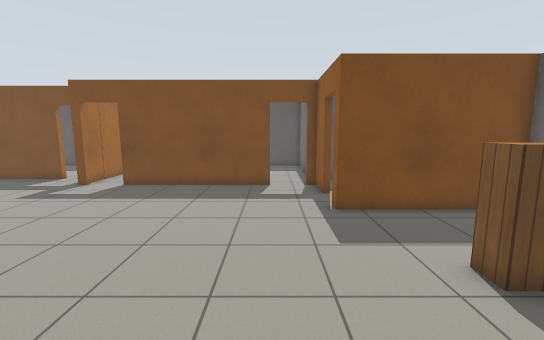
View 1 (above)

24 first-person views from a walk through a Gazebo world. The camera is 1.3 m above the floor, tilts 8° down and sees 90° across. The floor is counted in squares, 0.5 m on a side. Each view is taken from the middle of a square. On the plan, view 1 faces up. The plan holds only what a view shows up to about 18 squares ahead; the rest is blank. The robots in the file are not drawn. Gazebo's built-in surfaces are drawn with simple patterns. Surface patterns are stand-ins for the level's own textures.

View 2
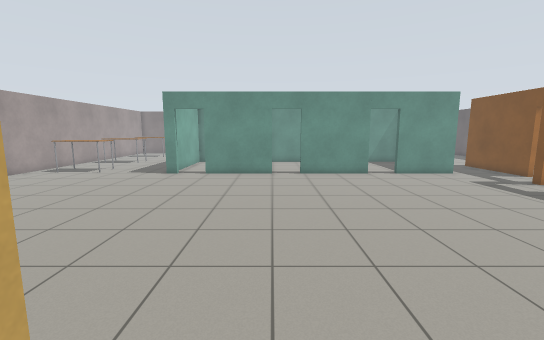

View 3
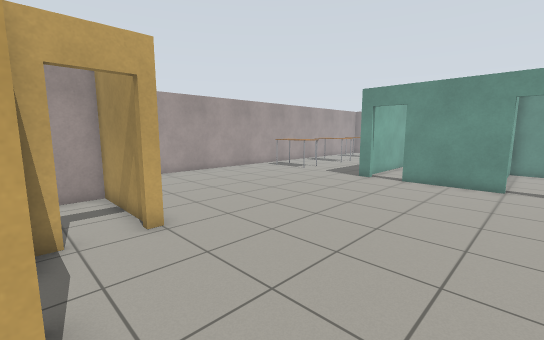

View 4
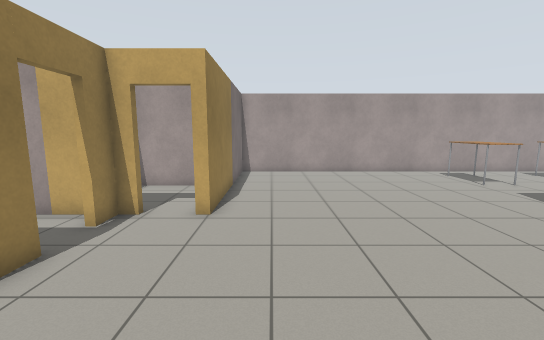

View 5
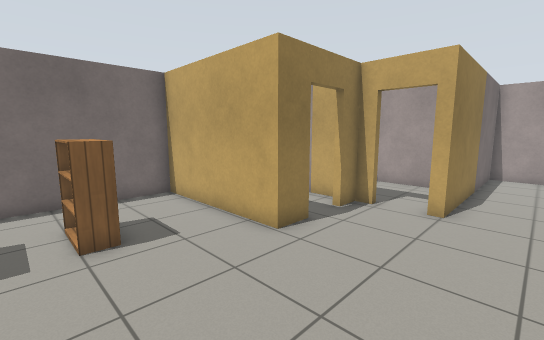

View 6
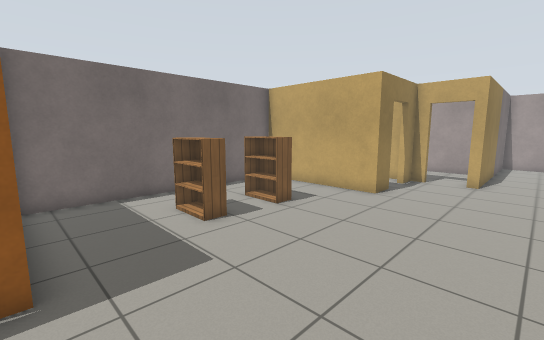

View 7
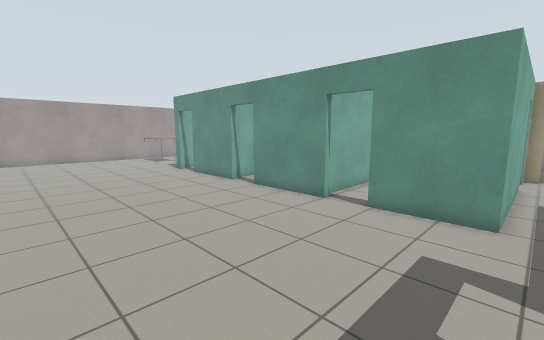

View 8
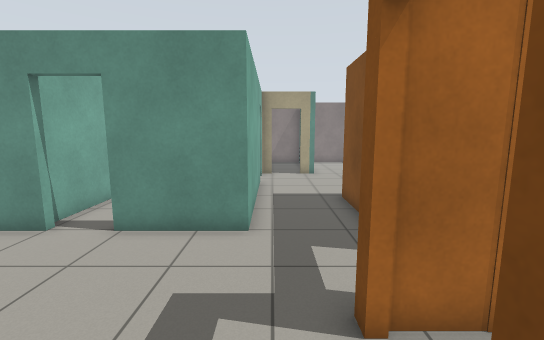

View 9
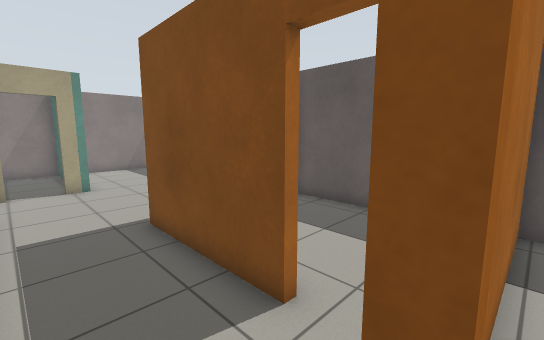

View 10
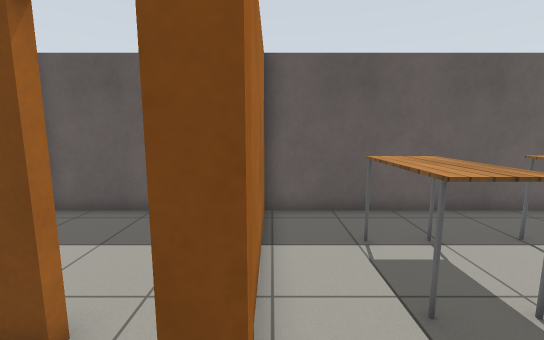

View 11
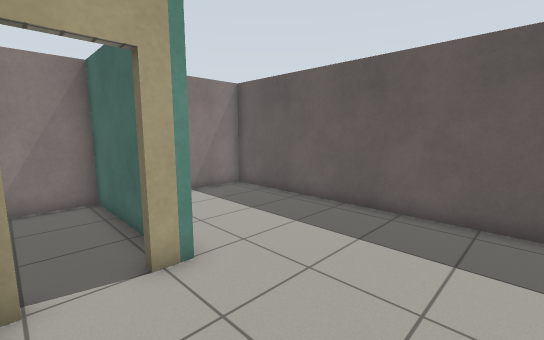

View 12
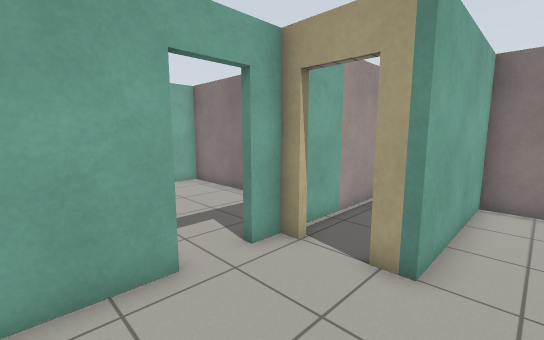

View 13
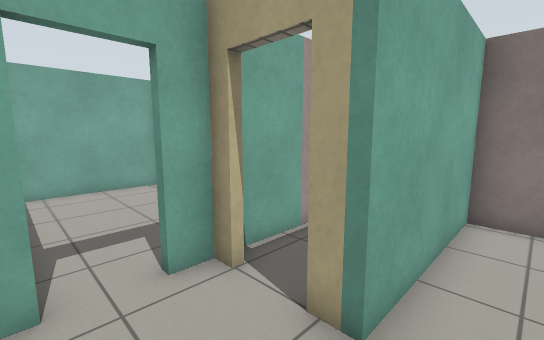

View 14
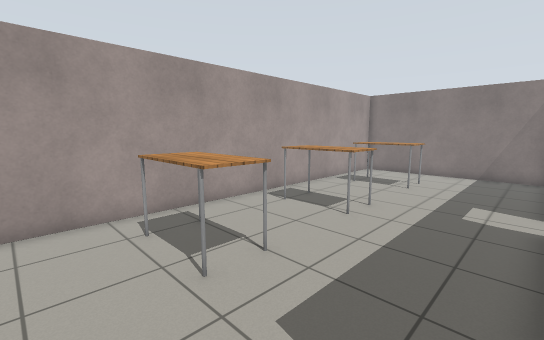

View 15
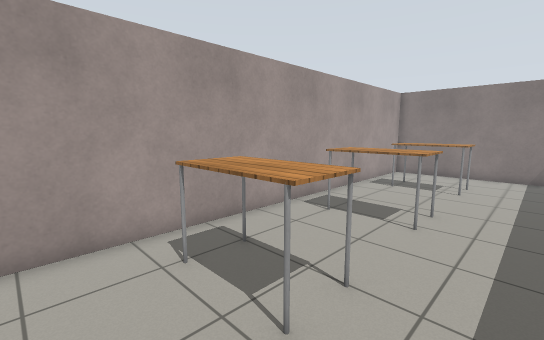

View 16
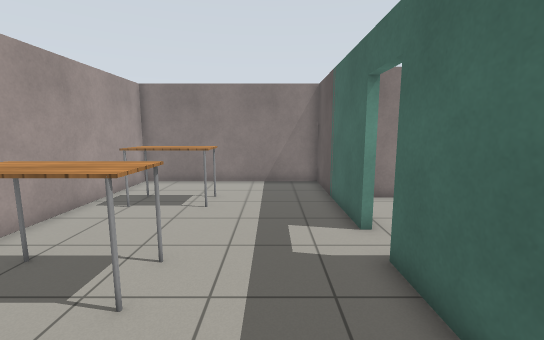

View 17
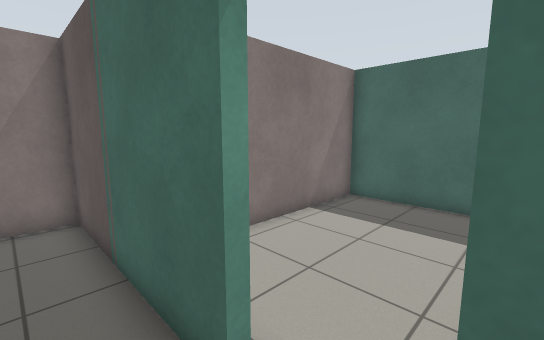

View 18
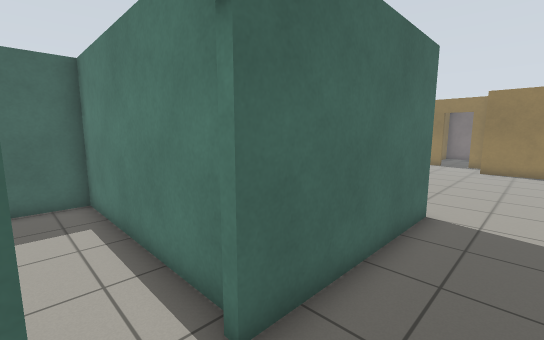

View 19
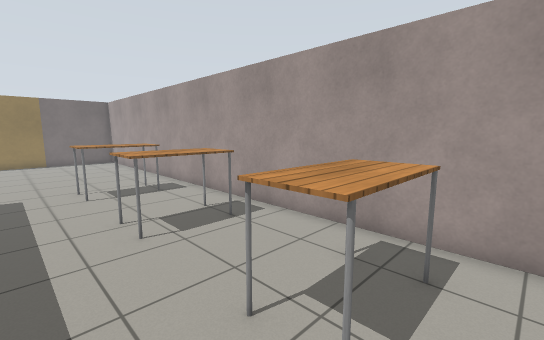

View 20
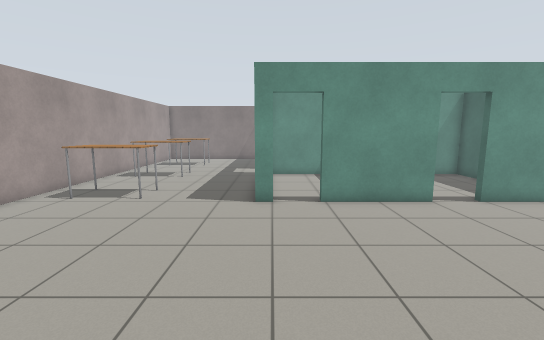

View 21
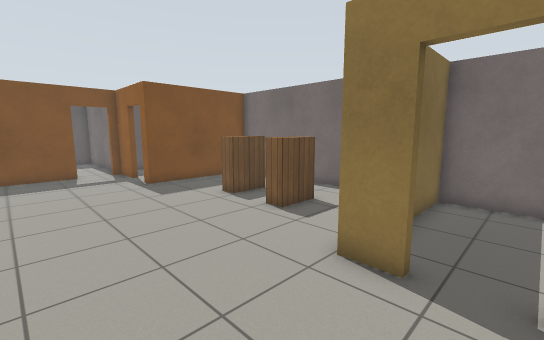

View 22
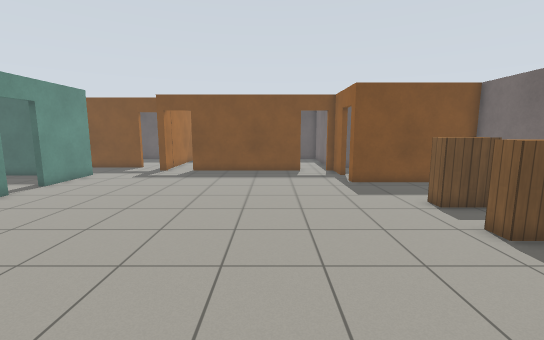

View 23
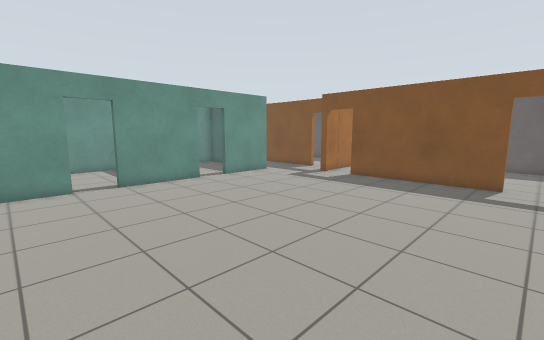

View 24
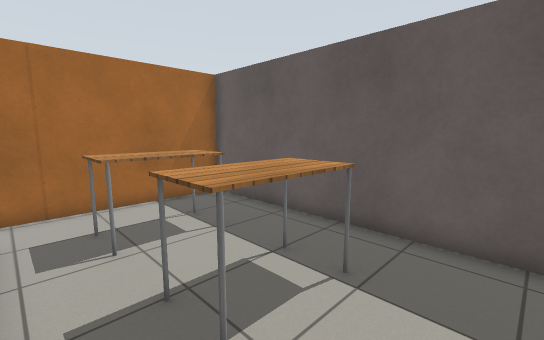

### Floor plan
Ten units are one square. View 1 is at (0, 0); x grows to the right and y downward. Boxes are objects, and circles mark ways between rooms. Rooms are numbered by the first view taken in them; rooms with no view inside come last. Other rooms are left out.
<svg viewBox="-297 -213 385 375">
<path fill="none" stroke="#000" d="M-129 -1 -129 42M-129 59 -129 66 -202 66M-129 -61 -129 -18M19 35 19 21 83 21 83 -89 22 -89 22 -96M12 63 19 63 19 52M-219 66 -292 66 -292 157 -10 157 -10 63 -5 63M-92 -132 -96 -132M-116 -148 -168 -148M22 -112 22 -132M-202 -114 -129 -114 -129 -78M0 -132 -74 -132M-229 -120 -229 -114 -220 -114M-229 -146 -229 -138M-177 -208 -292 -208 -292 -146 -229 -146M22 -151 22 -180M13 -208 -92 -208 -92 -132M-199 60 -199 -22 -256 -22 -256 50M25 63 45 63M83 53 83 24 56 24M-248 -143 -292 -143 -292 -119M-284 -114 -236 -114"/>
<rect x="-265" y="105" width="30" height="40" fill="#bbb"><title>table</title></rect>
<rect x="-205" y="105" width="20" height="40" fill="#bbb"><title>table</title></rect>
<rect x="-155" y="105" width="30" height="40" fill="#bbb"><title>table</title></rect>
<rect x="35" y="-25" width="30" height="20" fill="#bbb"><title>bookshelf</title></rect>
<rect x="35" y="-55" width="30" height="20" fill="#bbb"><title>bookshelf</title></rect>
<rect x="-75" y="-185" width="30" height="40" fill="#bbb"><title>table</title></rect>
<rect x="-35" y="-185" width="30" height="40" fill="#bbb"><title>table</title></rect>
<circle cx="-200" cy="-150" r="3" fill="#2a7"/>
<circle cx="-85" cy="-130" r="3" fill="#2a7"/>
<circle cx="5" cy="-130" r="3" fill="#2a7"/>
<circle cx="-213" cy="63" r="3" fill="#2a7"/>
<circle cx="20" cy="45" r="3" fill="#2a7"/>
<circle cx="-230" cy="-125" r="3" fill="#2a7"/>
<text x="-90" y="20">1</text>
<text x="-230" y="-180">2</text>
<text x="-40" y="-170">3</text>
<text x="-230" y="20">4</text>
<text x="50" y="40">5</text>
<text x="-260" y="-130">6</text>
</svg>
Room 1 opens to room 2. Room 1 opens to room 3. Room 1 opens to room 4. Room 1 opens to room 5. Room 1 opens to room 6.

Where each view was taken, in squares from view 1:
view 1: 0 up, 0 right, facing up
view 2: 0 up, 4 right, facing left
view 3: 1 up, 2 right, facing down-left
view 4: 2 up, 3 left, facing down
view 5: 3 up, 3 left, facing down-right
view 6: 9 up, 3 left, facing down-right
view 7: 12 up, 4 left, facing down-left
view 8: 12 up, 6 left, facing left
view 9: 12 up, 9 left, facing up-left
view 10: 12 up, 9 left, facing up
view 11: 12 up, 18 left, facing up-left
view 12: 16 up, 18 left, facing down-left
view 13: 16 up, 20 left, facing down-left
view 14: 7 down, 11 left, facing down-left
view 15: 9 down, 11 left, facing down-left
view 16: 9 down, 15 left, facing left
view 17: 8 down, 20 left, facing up-left
view 18: 9 down, 22 left, facing up-right
view 19: 9 down, 27 left, facing down-right
view 20: 6 down, 3 left, facing left
view 21: 5 down, 3 left, facing up-right
view 22: 5 down, 2 left, facing up
view 23: 2 down, 1 right, facing up-left
view 24: 14 up, 1 right, facing up-left
